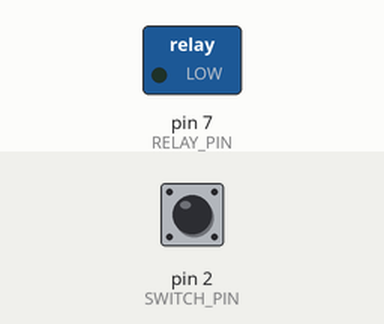
Bench run of a sketch on a simulated Arduino Uno, built with avr-gcc and run on an emulated ATmega328P. Shown: switched loads named in the sketch (green lamp = pin HIGH). Inputs (shaded band) come from the test bench; at power-on: pin 2 (SWITCH_PIN) HIGH.

Above: at 1.2 s.
1.3 s: pin 2 (SWITCH_PIN) pulled LOW for 0.15 s
At 1.37 s:
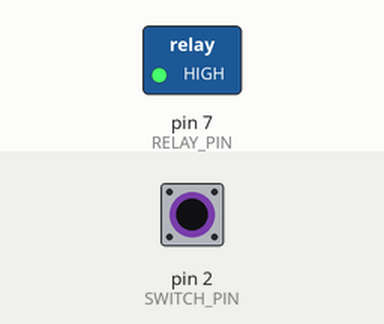
2.9 s: pin 2 (SWITCH_PIN) pulled LOW for 3.2 s
At 7.4 s:
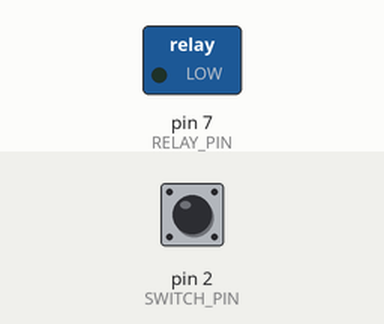
Timing chart, 0 to 8.9 s (numbered marks = the images above; inputs shaded):
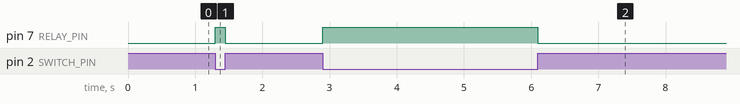

Measured:
- after the input at 1.3 s, pin 7 (RELAY_PIN): LOW → HIGH at once, → LOW 0.15 s later
- after the input at 2.9 s, pin 7 (RELAY_PIN): LOW → HIGH at once, → LOW 3.2 s later

The sketch:

relaywithswitchforonlight.ino
```cpp
// Define the pin where the relay and switch are connected
#define RELAY_PIN 7   // Relay control pin
#define SWITCH_PIN 2  // Switch input pin

void setup() {
  // Set the relay pin as an OUTPUT
  pinMode(RELAY_PIN, OUTPUT);

  // Set the switch pin as an INPUT with internal pull-up resistor
  pinMode(SWITCH_PIN, INPUT_PULLUP);
}

void loop() {
  // Check if the switch is pressed (LOW because we use INPUT_PULLUP)
  if (digitalRead(SWITCH_PIN) == LOW) {
    // Turn ON the relay (and the light)
    digitalWrite(RELAY_PIN, HIGH);  // Sending HIGH to the relay activates it
  } else {
    // Turn OFF the relay (and the light)
    digitalWrite(RELAY_PIN, LOW);   // Sending LOW to the relay deactivates it
  }
}
```
